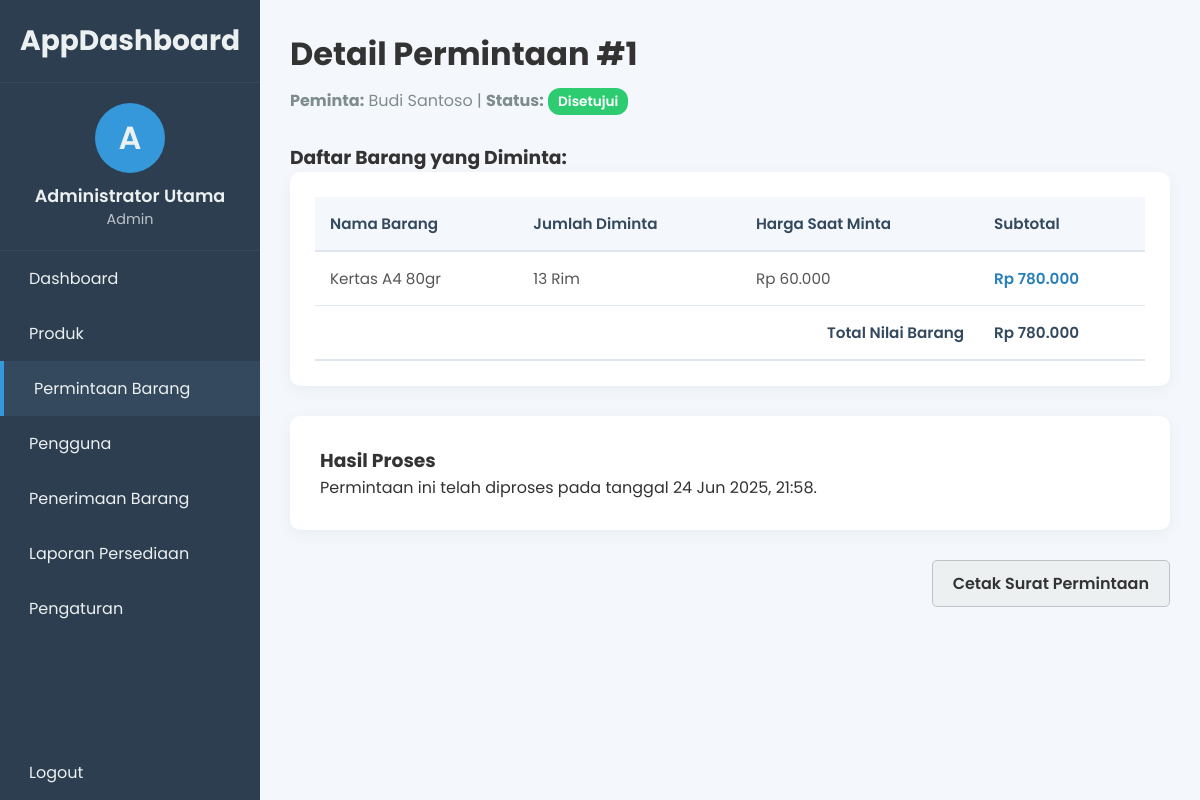
The page /detail_permintaan.php?id=1 (signed in) on the database its author committed.
### tables this page shows
CREATE TABLE `permintaan` (
  `id` int(11) NOT NULL,
  `id_user` int(11) NOT NULL,
  `tanggal_permintaan` datetime NOT NULL DEFAULT current_timestamp(),
  `status` enum('Pending','Disetujui','Ditolak') NOT NULL DEFAULT 'Pending',
  `catatan_admin` text DEFAULT NULL,
  `tanggal_diproses` datetime DEFAULT NULL
);

CREATE TABLE `users` (
  `id` int(11) NOT NULL,
  `username` varchar(50) NOT NULL,
  `password` varchar(255) NOT NULL,
  `nama_lengkap` varchar(100) NOT NULL,
  `role` enum('admin','user') NOT NULL DEFAULT 'user',
  `created_at` timestamp NOT NULL DEFAULT current_timestamp()
);

CREATE TABLE `detail_permintaan` (
  `id` int(11) NOT NULL,
  `id_permintaan` int(11) NOT NULL,
  `id_produk` int(11) NOT NULL,
  `jumlah` int(11) NOT NULL,
  `harga_saat_minta` decimal(10,2) NOT NULL,
  `nilai_keluar_fifo` decimal(15,2) DEFAULT NULL COMMENT 'Nilai total biaya berdasarkan perhitungan FIFO'
);

CREATE TABLE `produk` (
  `id` int(11) NOT NULL,
  `nusp_id` varchar(50) NOT NULL,
  `nama_barang` varchar(100) NOT NULL,
  `satuan` varchar(30) NOT NULL,
  `stok` int(11) NOT NULL DEFAULT 0,
  `harga` decimal(10,2) NOT NULL DEFAULT 0.00,
  `stok_awal` int(11) NOT NULL DEFAULT 0 COMMENT 'Stok pada awal periode',
  `harga_awal` decimal(10,2) NOT NULL DEFAULT 0.00 COMMENT 'Harga satuan pada awal periode'
);

### detail_permintaan.php (the view, shortened to what this page needs)
<?php
require_once 'template_header.php';
$id_permintaan = $_GET['id'];
$stmt_req = $koneksi->prepare("SELECT p.*, u.nama_lengkap FROM permintaan p JOIN users u ON p.id_user = u.id WHERE p.id = ?");
$stmt_req->bind_param("i", $id_permintaan);
$stmt_req->execute();
$result_req = $stmt_req->get_result();
$permintaan = $result_req->fetch_assoc();
$stmt_detail = $koneksi->prepare("SELECT dp.*, pr.nama_barang, pr.satuan FROM detail_permintaan dp JOIN produk pr ON dp.id_produk = pr.id WHERE dp.id_permintaan = ?");
$stmt_detail->bind_param("i", $id_permintaan);
$stmt_detail->execute();
$result_detail = $stmt_detail->get_result();
?>
<header class="main-header">
    <h1>Detail Permintaan #<?php echo $id_permintaan; ?></h1>
    <p>
        <strong>Peminta:</strong> <?php echo htmlspecialchars($permintaan['nama_lengkap']); ?> |
        <strong>Status:</strong> <span class="status-badge status-<?php echo strtolower($permintaan['status']); ?>"><?php echo $permintaan['status']; ?></span>
    </p>
</header>
<section class="content-section">
    <h3>Daftar Barang yang Diminta:</h3>
    <div class="table-container">
        <table class="product-table">
            <thead>
                <tr>
                    <th>Nama Barang</th>
                    <th>Jumlah Diminta</th>
                    <th>Harga Saat Minta</th>
                    <th>Subtotal</th>
                </tr>
            </thead>
            <tbody>
                <?php
                $total_keseluruhan = 0;
                while($item = $result_detail->fetch_assoc()):
                    $subtotal = $item['jumlah'] * $item['harga_saat_minta'];
                    $total_keseluruhan += $subtotal;
                ?>
                <tr>
                    <td><?php echo htmlspecialchars($item['nama_barang']); ?></td>
                    <td><?php echo $item['jumlah']; ?> <?php echo htmlspecialchars($item['satuan']); ?></td>
                    <td>Rp <?php echo number_format($item['harga_saat_minta'], 0, ',', '.'); ?></td>
                    <td>Rp <?php echo number_format($subtotal, 0, ',', '.'); ?></td>
                </tr>
                <?php endwhile; ?>
            </tbody>
            <tfoot>
                <tr>
                    <th colspan="3" style="text-align: right;">Total Nilai Barang</th>
                    <th>Rp <?php echo number_format($total_keseluruhan, 0, ',', '.'); ?></th>
                </tr>
            </tfoot>
        </table>
    </div>
    <?php if ($_SESSION['role'] == 'admin' && $permintaan['status'] == 'Pending'): ?>
    <div class="form-container" style="margin-top: 30px;">
        <h3>Proses Permintaan</h3>
        <form action="proses_acc.php" method="POST">
            <input type="hidden" name="id_permintaan" value="<?php echo $id_permintaan; ?>">
            <div class="form-group">
                <label for="catatan_admin">Catatan (Opsional)</label>
                <textarea name="catatan_admin" id="catatan_admin" rows="3" class="form-control"></textarea>
            </div>
            <div class="form-actions">
                <button type="submit" name="aksi" value="setujui" class="btn btn-primary">Setujui</button>
                <button type="submit" name="aksi" value="tolak" class="btn btn-delete">Tolak</button>
            </div>
        </form>
    </div>
    <?php elseif ($permintaan['status'] != 'Pending'):  ?>
        <div class="form-container" style="margin-top: 30px;">
            <h3>Hasil Proses</h3>
            <p>Permintaan ini telah diproses pada tanggal <?php echo date('d M Y, H:i', strtotime($permintaan['tanggal_diproses'])); ?>.</p>
        </div>
    <?php endif; ?>
    <div class="action-bar" style="margin-top: 30px; text-align: right;">
        <a href="cetak_surat.php?id=<?php echo $id_permintaan; ?>" target="_blank" class="btn btn-secondary">Cetak Surat Permintaan</a>
    </div>
</section>
<?php
require_once 'template_footer.php';
?>

### style.css (style rules this page uses)
* { margin: 0; padding: 0; box-sizing: border-box; }
body { font-family: 'Poppins', sans-serif; background-color: #f4f7fc; color: #333; }
.main-header h1 { font-size: 2rem; font-weight: 700; margin-bottom: 10px; }
.main-header p { color: #7f8c8d; margin-bottom: 30px; }
.content-section { margin-top: 20px; }
.table-container { background-color: #ffffff; padding: 25px; border-radius: 10px; box-shadow: 0 4px 15px rgba(0, 0, 0, 0.05); }
.product-table { width: 100%; border-collapse: collapse; font-size: 0.95rem; }
.product-table thead tr { background-color: #f4f7fc; }
.product-table th { padding: 15px; text-align: left; font-weight: 600; color: #34495e; border-bottom: 2px solid #e0e6ed; }
.product-table td { padding: 15px; text-align: left; border-bottom: 1px solid #e0e6ed; color: #555; }
.product-table td:last-child { font-weight: 600; color: #2980b9; }
.form-container { background-color: #fff; padding: 30px; border-radius: 10px; box-shadow: 0 4px 15px rgba(0, 0, 0, 0.05); }
.btn, .btn-primary, .btn-secondary, .btn-edit, .btn-delete { padding: 10px 20px; border: none; border-radius: 5px; cursor: pointer; font-family: 'Poppins', sans-serif; font-weight: 600; text-decoration: none; display: inline-block; text-align: center; transition: background-color 0.3s, transform 0.2s; }
.btn-secondary { background-color: #ecf0f1; color: #333; border: 1px solid #bdc3c7; }
.action-bar { margin-bottom: 20px; }
.status-badge { padding: 4px 10px; border-radius: 12px; color: white; font-size: 0.85em; font-weight: 600; }
.status-disetujui { background-color: #2ecc71; }

### rows shown on the page
permintaan: id_user.nama_lengkap "Budi Santoso", status "Disetujui", tanggal_diproses "24 Jun 2025, 21:58"
detail_permintaan: id_produk.nama_barang "Kertas A4 80gr", jumlah "13", id_produk.satuan "Rim", harga_saat_minta "60.000", subtotal "780.000"

### other values the page prints
$inisial "A"
$nama_lengkap "Administrator Utama"
$role "Admin"
$id_permintaan "1"
$total_keseluruhan "780.000"
